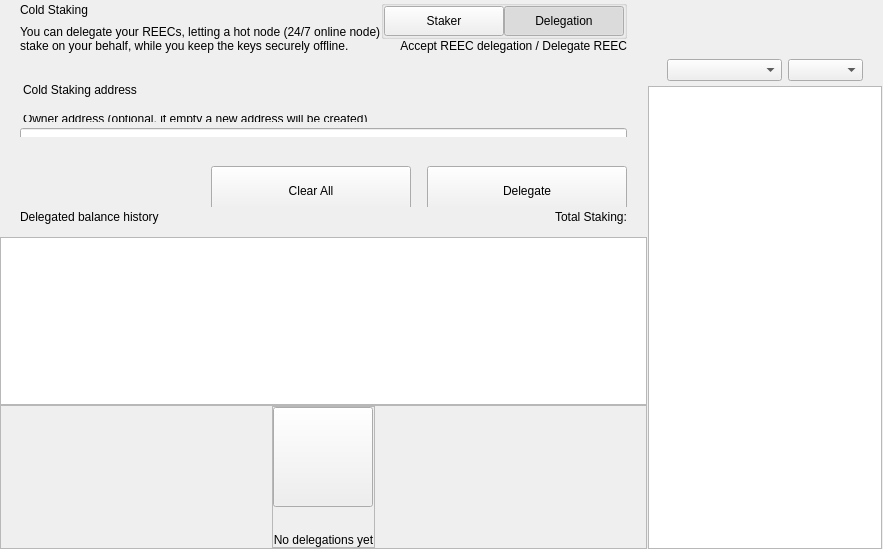
<?xml version="1.0" encoding="UTF-8"?>
<ui version="4.0">
 <class>ColdStakingWidget</class>
 <widget class="QWidget" name="ColdStakingWidget">
  <property name="geometry">
   <rect>
    <x>0</x>
    <y>0</y>
    <width>629</width>
    <height>549</height>
   </rect>
  </property>
  <property name="windowTitle">
   <string>Form</string>
  </property>
  <layout class="QHBoxLayout" name="horizontalLayout_1" stretch="2,1">
   <property name="spacing">
    <number>0</number>
   </property>
   <property name="leftMargin">
    <number>0</number>
   </property>
   <property name="topMargin">
    <number>0</number>
   </property>
   <property name="rightMargin">
    <number>0</number>
   </property>
   <property name="bottomMargin">
    <number>0</number>
   </property>
   <item>
    <widget class="QWidget" name="left" native="true">
     <layout class="QVBoxLayout" name="verticalLayout_3">
      <property name="leftMargin">
       <number>0</number>
      </property>
      <property name="topMargin">
       <number>0</number>
      </property>
      <property name="rightMargin">
       <number>0</number>
      </property>
      <property name="bottomMargin">
       <number>0</number>
      </property>
      <item>
       <layout class="QVBoxLayout" name="verticalLayout_2">
        <property name="spacing">
         <number>0</number>
        </property>
        <item>
         <layout class="QVBoxLayout" name="verticalLayoutTop">
          <property name="spacing">
           <number>0</number>
          </property>
          <property name="leftMargin">
           <number>0</number>
          </property>
          <property name="rightMargin">
           <number>0</number>
          </property>
          <item>
           <widget class="QWidget" name="containerTitle" native="true">
            <property name="sizePolicy">
             <sizepolicy hsizetype="Preferred" vsizetype="Minimum">
              <horstretch>0</horstretch>
              <verstretch>0</verstretch>
             </sizepolicy>
            </property>
            <property name="maximumSize">
             <size>
              <width>16777215</width>
              <height>100</height>
             </size>
            </property>
            <layout class="QHBoxLayout" name="containerTitleLayout">
             <property name="spacing">
              <number>0</number>
             </property>
             <property name="leftMargin">
              <number>20</number>
             </property>
             <property name="topMargin">
              <number>0</number>
             </property>
             <property name="rightMargin">
              <number>20</number>
             </property>
             <property name="bottomMargin">
              <number>0</number>
             </property>
             <item>
              <layout class="QVBoxLayout" name="verticalLayout11">
               <property name="spacing">
                <number>5</number>
               </property>
               <item>
                <widget class="QLabel" name="labelTitle">
                 <property name="text">
                  <string>Cold Staking</string>
                 </property>
                </widget>
               </item>
               <item>
                <widget class="QLabel" name="labelSubtitle1">
                 <property name="maximumSize">
                  <size>
                   <width>16777215</width>
                   <height>16777215</height>
                  </size>
                 </property>
                 <property name="text">
                  <string>You can delegate your REECs, letting a hot node (24/7 online node)
stake on your behalf, while you keep the keys securely offline.</string>
                 </property>
                </widget>
               </item>
              </layout>
             </item>
             <item>
              <spacer name="horizontalSpacer">
               <property name="orientation">
                <enum>Qt::Horizontal</enum>
               </property>
               <property name="sizeHint" stdset="0">
                <size>
                 <width>40</width>
                 <height>20</height>
                </size>
               </property>
              </spacer>
             </item>
             <item>
              <widget class="QWidget" name="containerViewPrivacyChecks" native="true">
               <layout class="QVBoxLayout" name="containerPrivacyChecks">
                <property name="spacing">
                 <number>0</number>
                </property>
                <property name="leftMargin">
                 <number>0</number>
                </property>
                <property name="topMargin">
                 <number>0</number>
                </property>
                <property name="rightMargin">
                 <number>0</number>
                </property>
                <property name="bottomMargin">
                 <number>0</number>
                </property>
                <item alignment="Qt::AlignHCenter|Qt::AlignVCenter">
                 <widget class="QGroupBox" name="groupBox">
                  <property name="title">
                   <string/>
                  </property>
                  <layout class="QHBoxLayout" name="horizontalLayout_2_1">
                   <property name="spacing">
                    <number>0</number>
                   </property>
                   <property name="leftMargin">
                    <number>0</number>
                   </property>
                   <property name="topMargin">
                    <number>0</number>
                   </property>
                   <property name="rightMargin">
                    <number>0</number>
                   </property>
                   <property name="bottomMargin">
                    <number>0</number>
                   </property>
                   <item>
                    <widget class="QPushButton" name="pushLeft">
                     <property name="minimumSize">
                      <size>
                       <width>120</width>
                       <height>30</height>
                      </size>
                     </property>
                     <property name="maximumSize">
                      <size>
                       <width>120</width>
                       <height>30</height>
                      </size>
                     </property>
                     <property name="focusPolicy">
                      <enum>Qt::NoFocus</enum>
                     </property>
                     <property name="text">
                      <string>Staker</string>
                     </property>
                     <property name="checkable">
                      <bool>true</bool>
                     </property>
                     <property name="autoExclusive">
                      <bool>true</bool>
                     </property>
                    </widget>
                   </item>
                   <item>
                    <widget class="QPushButton" name="pushRight">
                     <property name="minimumSize">
                      <size>
                       <width>120</width>
                       <height>30</height>
                      </size>
                     </property>
                     <property name="maximumSize">
                      <size>
                       <width>120</width>
                       <height>30</height>
                      </size>
                     </property>
                     <property name="focusPolicy">
                      <enum>Qt::NoFocus</enum>
                     </property>
                     <property name="text">
                      <string>Delegation</string>
                     </property>
                     <property name="checkable">
                      <bool>true</bool>
                     </property>
                     <property name="checked">
                      <bool>true</bool>
                     </property>
                     <property name="autoExclusive">
                      <bool>true</bool>
                     </property>
                    </widget>
                   </item>
                  </layout>
                 </widget>
                </item>
                <item alignment="Qt::AlignTop">
                 <widget class="QLabel" name="labelSubtitle2">
                  <property name="text">
                   <string>Accept REEC delegation / Delegate REEC</string>
                  </property>
                  <property name="alignment">
                   <set>Qt::AlignRight|Qt::AlignTrailing|Qt::AlignVCenter</set>
                  </property>
                 </widget>
                </item>
               </layout>
              </widget>
             </item>
            </layout>
           </widget>
          </item>
          <item>
           <spacer name="verticalSpacer_2">
            <property name="orientation">
             <enum>Qt::Vertical</enum>
            </property>
            <property name="sizeType">
             <enum>QSizePolicy::Fixed</enum>
            </property>
            <property name="sizeHint" stdset="0">
             <size>
              <width>20</width>
              <height>30</height>
             </size>
            </property>
           </spacer>
          </item>
          <item>
           <widget class="QWidget" name="containerSend" native="true">
            <property name="minimumSize">
             <size>
              <width>0</width>
              <height>50</height>
             </size>
            </property>
            <layout class="QVBoxLayout" name="containerSendRow">
             <property name="spacing">
              <number>6</number>
             </property>
             <property name="leftMargin">
              <number>0</number>
             </property>
             <property name="topMargin">
              <number>0</number>
             </property>
             <property name="rightMargin">
              <number>0</number>
             </property>
             <property name="bottomMargin">
              <number>0</number>
             </property>
             <item>
              <widget class="QLabel" name="labelEditTitle">
               <property name="maximumSize">
                <size>
                 <width>16777215</width>
                 <height>30</height>
                </size>
               </property>
               <property name="styleSheet">
                <string notr="true">padding-left:20px; padding-bottom:3px;</string>
               </property>
               <property name="text">
                <string>Cold Staking address</string>
               </property>
              </widget>
             </item>
             <item>
              <spacer name="verticalSpacer_6">
               <property name="orientation">
                <enum>Qt::Vertical</enum>
               </property>
               <property name="sizeType">
                <enum>QSizePolicy::Fixed</enum>
               </property>
               <property name="sizeHint" stdset="0">
                <size>
                 <width>20</width>
                 <height>9</height>
                </size>
               </property>
              </spacer>
             </item>
             <item>
              <widget class="QWidget" name="containerOwner" native="true">
               <layout class="QVBoxLayout" name="vContainerOwner">
                <property name="spacing">
                 <number>4</number>
                </property>
                <property name="leftMargin">
                 <number>20</number>
                </property>
                <property name="topMargin">
                 <number>0</number>
                </property>
                <property name="rightMargin">
                 <number>20</number>
                </property>
                <property name="bottomMargin">
                 <number>0</number>
                </property>
                <item>
                 <widget class="QLabel" name="labelSubtitleDescription">
                  <property name="maximumSize">
                   <size>
                    <width>16777215</width>
                    <height>20</height>
                   </size>
                  </property>
                  <property name="styleSheet">
                   <string notr="true">margin-bottom:2px;
                   margin-left:0.05px;
                   padding:0px;</string>
                  </property>
                  <property name="text">
                   <string>Owner address (optional, if empty a new address will be created)</string>
                  </property>
                 </widget>
                </item>
                <item>
                 <widget class="QLineEdit" name="lineEditOwnerAddress">
                  <property name="minimumSize">
                   <size>
                    <width>0</width>
                    <height>50</height>
                   </size>
                  </property>
                  <property name="maximumSize">
                   <size>
                    <width>16777215</width>
                    <height>50</height>
                   </size>
                  </property>
                  <property name="styleSheet">
                   <string notr="true"/>
                  </property>
                  <property name="placeholderText">
                   <string>Enter owner address</string>
                  </property>
                 </widget>
                </item>
               </layout>
              </widget>
             </item>
            </layout>
           </widget>
          </item>
         </layout>
        </item>
        <item>
         <spacer name="verticalSpacer_3">
          <property name="orientation">
           <enum>Qt::Vertical</enum>
          </property>
          <property name="sizeType">
           <enum>QSizePolicy::Minimum</enum>
          </property>
          <property name="sizeHint" stdset="0">
           <size>
            <width>20</width>
            <height>20</height>
           </size>
          </property>
         </spacer>
        </item>
        <item>
         <widget class="QWidget" name="containerBtn" native="true">
          <property name="minimumSize">
           <size>
            <width>0</width>
            <height>50</height>
           </size>
          </property>
          <layout class="QHBoxLayout" name="horizontalLayout">
           <property name="rightMargin">
            <number>20</number>
           </property>
           <item>
            <spacer name="horizontalSpacer_2">
             <property name="orientation">
              <enum>Qt::Horizontal</enum>
             </property>
             <property name="sizeHint" stdset="0">
              <size>
               <width>200</width>
               <height>20</height>
              </size>
             </property>
            </spacer>
           </item>
           <item>
            <layout class="QHBoxLayout" name="horizontalLayout_7">
             <item>
              <spacer name="horizontalSpacer_3">
               <property name="orientation">
                <enum>Qt::Horizontal</enum>
               </property>
               <property name="sizeType">
                <enum>QSizePolicy::Expanding</enum>
               </property>
               <property name="sizeHint" stdset="0">
                <size>
                 <width>40</width>
                 <height>20</height>
                </size>
               </property>
              </spacer>
             </item>
             <item>
              <widget class="QPushButton" name="pushButtonClear">
               <property name="minimumSize">
                <size>
                 <width>200</width>
                 <height>50</height>
                </size>
               </property>
               <property name="focusPolicy">
                <enum>Qt::NoFocus</enum>
               </property>
               <property name="text">
                <string>Clear All</string>
               </property>
              </widget>
             </item>
             <item>
              <spacer name="horizontalSpacer_4">
               <property name="orientation">
                <enum>Qt::Horizontal</enum>
               </property>
               <property name="sizeType">
                <enum>QSizePolicy::Fixed</enum>
               </property>
               <property name="sizeHint" stdset="0">
                <size>
                 <width>10</width>
                 <height>20</height>
                </size>
               </property>
              </spacer>
             </item>
             <item>
              <widget class="QPushButton" name="pushButtonSend">
               <property name="minimumSize">
                <size>
                 <width>200</width>
                 <height>50</height>
                </size>
               </property>
               <property name="maximumSize">
                <size>
                 <width>200</width>
                 <height>50</height>
                </size>
               </property>
               <property name="focusPolicy">
                <enum>Qt::NoFocus</enum>
               </property>
               <property name="text">
                <string>Delegate</string>
               </property>
              </widget>
             </item>
            </layout>
           </item>
          </layout>
         </widget>
        </item>
        <item>
         <widget class="QWidget" name="containerHistoryLabel" native="true">
          <layout class="QHBoxLayout" name="horizontalLayout_4">
           <property name="spacing">
            <number>0</number>
           </property>
           <property name="leftMargin">
            <number>20</number>
           </property>
           <property name="topMargin">
            <number>0</number>
           </property>
           <property name="rightMargin">
            <number>20</number>
           </property>
           <property name="bottomMargin">
            <number>0</number>
           </property>
           <item>
            <widget class="QWidget" name="verticalWidget" native="true">
             <property name="minimumSize">
              <size>
               <width>100</width>
               <height>0</height>
              </size>
             </property>
             <layout class="QVBoxLayout" name="verticalLayout_58">
              <property name="leftMargin">
               <number>0</number>
              </property>
              <property name="topMargin">
               <number>0</number>
              </property>
              <property name="rightMargin">
               <number>0</number>
              </property>
              <property name="bottomMargin">
               <number>0</number>
              </property>
              <item>
               <widget class="QLabel" name="labelListHistory">
                <property name="text">
                 <string>Delegated balance history</string>
                </property>
               </widget>
              </item>
             </layout>
            </widget>
           </item>
           <item>
            <spacer name="horizontalSpacer_5">
             <property name="orientation">
              <enum>Qt::Horizontal</enum>
             </property>
             <property name="sizeHint" stdset="0">
              <size>
               <width>40</width>
               <height>20</height>
              </size>
             </property>
            </spacer>
           </item>
           <item>
            <widget class="QLabel" name="labelStakingTotal">
             <property name="text">
              <string>Total Staking:</string>
             </property>
            </widget>
           </item>
          </layout>
         </widget>
        </item>
        <item>
         <layout class="QVBoxLayout" name="verticalLayout_64">
          <property name="spacing">
           <number>0</number>
          </property>
          <item>
           <spacer name="verticalSpacer_44">
            <property name="orientation">
             <enum>Qt::Vertical</enum>
            </property>
            <property name="sizeType">
             <enum>QSizePolicy::Fixed</enum>
            </property>
            <property name="sizeHint" stdset="0">
             <size>
              <width>20</width>
              <height>10</height>
             </size>
            </property>
           </spacer>
          </item>
          <item>
           <widget class="QListView" name="listView">
            <property name="enabled">
             <bool>true</bool>
            </property>
            <property name="mouseTracking">
             <bool>true</bool>
            </property>
           </widget>
          </item>
          <item>
           <widget class="QFrame" name="emptyContainer">
            <property name="minimumSize">
             <size>
              <width>0</width>
              <height>100</height>
             </size>
            </property>
            <property name="frameShape">
             <enum>QFrame::StyledPanel</enum>
            </property>
            <property name="frameShadow">
             <enum>QFrame::Raised</enum>
            </property>
            <layout class="QVBoxLayout" name="verticalLayout_71" stretch="1,8">
             <property name="spacing">
              <number>0</number>
             </property>
             <property name="leftMargin">
              <number>0</number>
             </property>
             <property name="topMargin">
              <number>0</number>
             </property>
             <property name="rightMargin">
              <number>0</number>
             </property>
             <property name="bottomMargin">
              <number>0</number>
             </property>
             <item>
              <spacer name="verticalSpacer">
               <property name="orientation">
                <enum>Qt::Vertical</enum>
               </property>
               <property name="sizeHint" stdset="0">
                <size>
                 <width>20</width>
                 <height>20</height>
                </size>
               </property>
              </spacer>
             </item>
             <item alignment="Qt::AlignHCenter|Qt::AlignVCenter">
              <widget class="QFrame" name="emptyScreen">
               <property name="sizePolicy">
                <sizepolicy hsizetype="Expanding" vsizetype="Expanding">
                 <horstretch>0</horstretch>
                 <verstretch>0</verstretch>
                </sizepolicy>
               </property>
               <property name="frameShape">
                <enum>QFrame::StyledPanel</enum>
               </property>
               <property name="frameShadow">
                <enum>QFrame::Raised</enum>
               </property>
               <layout class="QVBoxLayout" name="verticalLayout">
                <property name="spacing">
                 <number>30</number>
                </property>
                <property name="leftMargin">
                 <number>0</number>
                </property>
                <property name="topMargin">
                 <number>0</number>
                </property>
                <property name="rightMargin">
                 <number>0</number>
                </property>
                <property name="bottomMargin">
                 <number>0</number>
                </property>
                <item alignment="Qt::AlignHCenter|Qt::AlignVCenter">
                 <widget class="QPushButton" name="pushImgEmpty">
                  <property name="minimumSize">
                   <size>
                    <width>100</width>
                    <height>100</height>
                   </size>
                  </property>
                  <property name="maximumSize">
                   <size>
                    <width>100</width>
                    <height>100</height>
                   </size>
                  </property>
                  <property name="focusPolicy">
                   <enum>Qt::NoFocus</enum>
                  </property>
                  <property name="text">
                   <string/>
                  </property>
                  <property name="iconSize">
                   <size>
                    <width>100</width>
                    <height>100</height>
                   </size>
                  </property>
                 </widget>
                </item>
                <item alignment="Qt::AlignHCenter|Qt::AlignVCenter">
                 <widget class="QLabel" name="labelEmpty">
                  <property name="styleSheet">
                   <string notr="true"/>
                  </property>
                  <property name="text">
                   <string>No delegations yet</string>
                  </property>
                  <property name="alignment">
                   <set>Qt::AlignCenter</set>
                  </property>
                 </widget>
                </item>
               </layout>
              </widget>
             </item>
            </layout>
           </widget>
          </item>
         </layout>
        </item>
       </layout>
      </item>
     </layout>
    </widget>
   </item>
   <item>
    <widget class="QWidget" name="right" native="true">
     <layout class="QVBoxLayout" name="rightContainer">
      <property name="spacing">
       <number>0</number>
      </property>
      <property name="leftMargin">
       <number>1</number>
      </property>
      <property name="topMargin">
       <number>0</number>
      </property>
      <property name="rightMargin">
       <number>1</number>
      </property>
      <property name="bottomMargin">
       <number>0</number>
      </property>
      <item>
       <widget class="QWidget" name="containerRightButtons" native="true">
        <property name="minimumSize">
         <size>
          <width>0</width>
          <height>50</height>
         </size>
        </property>
        <layout class="QVBoxLayout" name="verticalLayout_4">
         <property name="leftMargin">
          <number>19</number>
         </property>
         <property name="topMargin">
          <number>0</number>
         </property>
         <property name="rightMargin">
          <number>19</number>
         </property>
         <property name="bottomMargin">
          <number>0</number>
         </property>
         <item>
          <widget class="OptionButton" name="btnCoinControl" native="true">
           <property name="minimumSize">
            <size>
             <width>0</width>
             <height>0</height>
            </size>
           </property>
          </widget>
         </item>
         <item>
          <widget class="OptionButton" name="btnColdStaking" native="true"/>
         </item>
         <item>
          <widget class="OptionButton" name="btnMyStakingAddresses" native="true">
           <property name="sizePolicy">
            <sizepolicy hsizetype="Preferred" vsizetype="Minimum">
             <horstretch>0</horstretch>
             <verstretch>0</verstretch>
            </sizepolicy>
           </property>
          </widget>
         </item>
        </layout>
       </widget>
      </item>
      <item>
       <widget class="QWidget" name="sortWidget" native="true">
        <layout class="QHBoxLayout" name="horizontalLayout_6">
         <property name="leftMargin">
          <number>19</number>
         </property>
         <property name="rightMargin">
          <number>19</number>
         </property>
         <property name="bottomMargin">
          <number>5</number>
         </property>
         <item>
          <spacer name="horizontalSpacer_6">
           <property name="orientation">
            <enum>Qt::Horizontal</enum>
           </property>
           <property name="sizeHint" stdset="0">
            <size>
             <width>40</width>
             <height>20</height>
            </size>
           </property>
          </spacer>
         </item>
         <item>
          <widget class="QComboBox" name="comboBoxSort">
           <property name="sizePolicy">
            <sizepolicy hsizetype="Preferred" vsizetype="Fixed">
             <horstretch>0</horstretch>
             <verstretch>0</verstretch>
            </sizepolicy>
           </property>
           <property name="minimumSize">
            <size>
             <width>115</width>
             <height>0</height>
            </size>
           </property>
          </widget>
         </item>
         <item>
          <widget class="QComboBox" name="comboBoxSortOrder">
           <property name="sizePolicy">
            <sizepolicy hsizetype="Preferred" vsizetype="Fixed">
             <horstretch>0</horstretch>
             <verstretch>0</verstretch>
            </sizepolicy>
           </property>
           <property name="minimumSize">
            <size>
             <width>75</width>
             <height>0</height>
            </size>
           </property>
          </widget>
         </item>
        </layout>
       </widget>
      </item>
      <item>
       <widget class="QListView" name="listViewStakingAddress">
        <property name="enabled">
         <bool>true</bool>
        </property>
        <property name="mouseTracking">
         <bool>true</bool>
        </property>
       </widget>
      </item>
     </layout>
    </widget>
   </item>
  </layout>
 </widget>
 <customwidgets>
  <customwidget>
   <class>OptionButton</class>
   <extends>QWidget</extends>
   <header>qt/reeccoin/optionbutton.h</header>
   <container>1</container>
  </customwidget>
 </customwidgets>
 <resources/>
 <connections/>
</ui>
